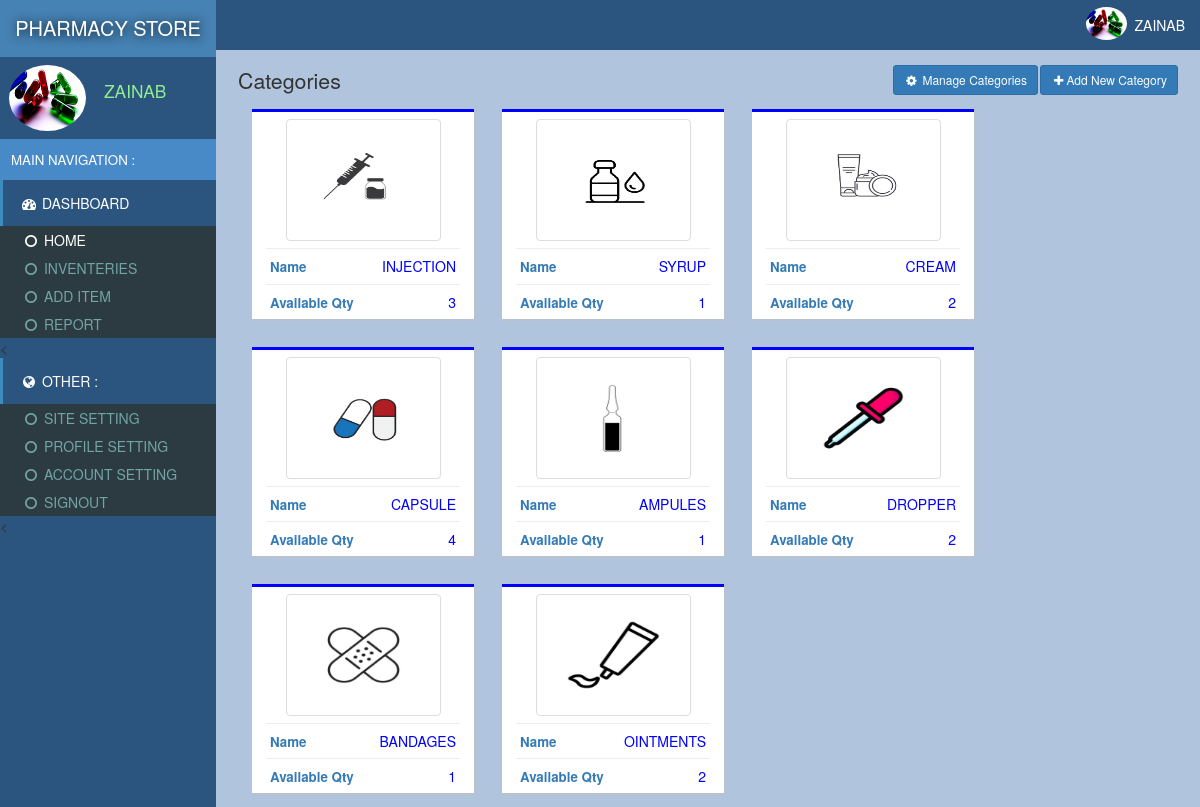
/index.php (signed in), run on the app's committed database.
### tables this page shows
CREATE TABLE `site` (
  `id` int(11) NOT NULL,
  `title` varchar(222) NOT NULL,
  `name` varchar(222) NOT NULL
);

CREATE TABLE `users` (
  `id` int(11) NOT NULL,
  `email` varchar(222) NOT NULL,
  `password` varchar(222) NOT NULL,
  `name` varchar(222) NOT NULL,
  `pic` varchar(222) NOT NULL,
  `number` varchar(222) NOT NULL,
  `date` timestamp NOT NULL DEFAULT current_timestamp()
);

CREATE TABLE `categories` (
  `id` int(11) NOT NULL,
  `name` varchar(222) NOT NULL,
  `pic` varchar(111) NOT NULL,
  `details` varchar(333) NOT NULL,
  `date` timestamp NOT NULL DEFAULT current_timestamp()
);

### assets/db.php (called while the page is built, shortened)
<?php
    $con = new mysqli('localhost','root','','store');
    $array = $con->query("select * from users where id ='$_SESSION[userId]'");
    $user = $array->fetch_assoc();
?>

### index.php (the view, shortened to what this page needs)
<?php require "assets/function.php" ?>
<?php require 'assets/db.php';?>
<!DOCTYPE html>
<html>
<head>
  <?php require "assets/autoloader.php" ?>
</head>
<body style="background: #B0C4DE;padding:0;margin:0">
<div class="dashboard" style="position: fixed;width: 18%;height: 100%;background:#2b547e">
  <div style="background:#4682b4;padding: 14px 3px;color:white;font-size: 15pt;text-align: center;text-shadow: 1px 1px 11px black">
    <a href="index.php" style="color: white;text-decoration: none;"><?php echo strtoupper(siteName()); ?> </a>
  </div>
  <div class="flex" style="padding: 3px 7px;margin:5px 2px;">
    <div><img src="photo/<?php echo $user['pic'] ?>" class='img-circle' style='width: 77px;height: 66px'></div>
    <div style="color:lightgreen;font-size: 13pt;padding: 14px 7px;margin-left: 11px;"><?php echo ucfirst($user['name']); ?></div>
  </div>
  <div style="background: #488ac7;font-size: 10pt;padding: 11px;color: white">MAIN NAVIGATION :</div>
  <div>
    <div style="background:#2b547e;color: white;padding: 13px 17px;border-left: 3px solid #3C8DBC;"><span><i class="fa fa-dashboard fa-fw"></i> DASHBOARD</span></div>
    <div class="item">
      <ul class="nostyle zero">
        <a href="index.php"><li style="color: white"><i class="fa fa-circle-o fa-fw"></i> HOME</li></a>
        <a href="inventeries.php"><li><i class="fa fa-circle-o fa-fw"></i> INVENTERIES</li></a>
       <a href="addnew.php"><li><i class="fa fa-circle-o fa-fw"></i> ADD ITEM</li></a>
        <a href="reports.php"><li><i class="fa fa-circle-o fa-fw"></i> REPORT</li></a>
      </ul><
    </div>
  </div>
  <div style="background:#2b547e;color: white;padding: 13px 17px;border-left: 3px solid #3C8DBC;"><span><i class="fa fa-globe fa-fw"></i> OTHER :</span></div>
  <div class="item">
      <ul class="nostyle zero">
        <a href="sitesetting.php"><li><i class="fa fa-circle-o fa-fw"></i> SITE SETTING</li></a>
       <a href="profile.php"><li><i class="fa fa-circle-o fa-fw"></i> PROFILE SETTING</li></a>
        <a href="accountSetting.php"><li><i class="fa fa-circle-o fa-fw"></i> ACCOUNT SETTING</li></a>
        <a href="logout.php"><li><i class="fa fa-circle-o fa-fw"></i> SIGNOUT</li></a>
      </ul><
    </div>
</div>
<div class="marginLeft" >
  <div style="color:white;background:#2b547e" >
    <div class="pull-right flex rightAccount" style="padding-right: 11px;padding: 7px;">
      <div><img src="photo/<?php echo $user['pic'] ?>" style='width: 41px;height: 33px;' class='img-circle'></div>
      <div style="padding: 8px"><?php echo ucfirst($user['name']) ?></div>
    </div>
  </div>
  <div class="content2">
    <div>
      <span style="font-size: 16pt;color: #333333">Categories </span>
      <button class="btn btn-primary btn-sm pull-right" data-toggle="modal" data-target="#addIn" style="margin-left: 2px;"><i class="fa fa-plus fa-fw"> </i>Add New Category</button>
      <a href="manageCat.php"><button class="btn btn-primary btn-sm pull-right" data-toggle="modal" data-target="#addIn"><i class="fa fa-gear  fa-fw"> </i> Manage Categories</button></a>
    </div>
  <?php
    $array = $con->query("select * from categories");
    while ($row = $array->fetch_assoc())
    {
      $array2 = $con->query("select count(*) from inventeries where catId = '$row[id]'");
      $row2 = $array2->fetch_assoc();
  ?>
    <a href="inventeries.php?catId=<?php echo $row['id'] ?>"><div class="box2 col-md-3">
     <div class="center"> <img src="photo/<?php echo $row['pic'] ?>" style="width: 155px;height: 122px;" class='img-thumbnail'></div>
      <hr style="margin: 7px;">
      <span style="padding: 11px"><strong style="font-size: 10pt">Name</strong><span class="pull-right" style="color:blue;margin-right: 11px;"><?php echo $row['name'] ?></span></span>
      <hr style="margin: 7px;">
      <span style="padding: 11px"><strong style="font-size: 10pt">Available Qty</strong><span class="pull-right" style="color:blue;margin-right: 11px"><?php echo $row2['count(*)']; ?></span></span>
    </div></a>
  <?php
    }
   ?>
  </div>
</div>
</body>
</html>

### data on the page
site: name "PHARMACY STORE"
users: pic (picture), name "ZAINAB"
categories: pic (picture), name "INJECTION", count "3"
categories: pic (picture), name "SYRUP", count "1"
categories: pic (picture), name "CREAM", count "2"
categories: pic (picture), name "CAPSULE", count "4"
categories: pic (picture), name "AMPULES", count "1"
categories: pic (picture), name "DROPPER", count "2"
categories: pic (picture), name "BANDAGES", count "1"
categories: pic (picture), name "OINTMENTS", count "2"
